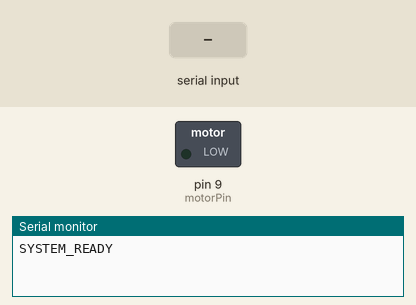
Recording of a sketch running on a simulated Arduino Uno, built with avr-gcc and run on an emulated ATmega328P. Parts: switched loads named in the sketch (green lamp = pin HIGH), the last lines printed to the serial monitor. Inputs (shaded band) come from the test bench.

Above: at 1.2 s.
1.3 s: "GO\n" received over Serial
At 2.4 s:
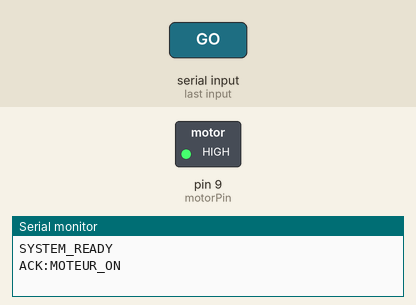
2.8 s: "STOP\n" received over Serial
At 3.6 s:
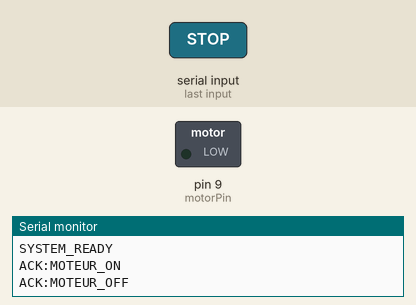
Timing chart, 0 to 5.8 s (numbered marks = the images above; inputs shaded):
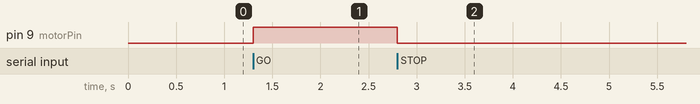

The sketch:

robot_slave.ino
```cpp
#include <Arduino.h>
#include <Wire.h>
#include <VL53L1X.h>
#include <Adafruit_MPU6050.h>
#include <Adafruit_Sensor.h>

const int motorPin = 9;
VL53L1X lidar;
Adafruit_MPU6050 mpu;
String inputString = "";

void setup() {
  Serial.begin(115200);
  pinMode(motorPin, OUTPUT);

  Wire.begin();
  Wire.setClock(100000);

  // Initialisation silencieuse
  lidar.init();
  lidar.setDistanceMode(VL53L1X::Long);
  lidar.startContinuous(50);

  mpu.begin();
  mpu.setAccelerometerRange(MPU6050_RANGE_2_G);

  // Le signal que Python attend pour savoir que tout est OK
  Serial.println("SYSTEM_READY");
}

void loop() {
  while (Serial.available()) {
    char inChar = (char)Serial.read();
    if (inChar == '\n' || inChar == '\r') {
      inputString.trim();

      if (inputString == "GO") {
        digitalWrite(motorPin, HIGH);
        Serial.println("ACK:MOTEUR_ON");
      }
      else if (inputString == "STOP" || inputString == "QUIT") {
        digitalWrite(motorPin, LOW);
        Serial.println("ACK:MOTEUR_OFF");
      }
      else if (inputString == "DATA") {
        // --- On génère la ligne CSV ---
        int d = lidar.read();
        sensors_event_t a, g, t;
        mpu.getEvent(&a, &g, &t);

        // Format : Temps, Distance, AccX, AccY, AccZ
        Serial.print(millis()); Serial.print(",");
        Serial.print(d);        Serial.print(",");
        Serial.print(a.acceleration.x, 2); Serial.print(",");
        Serial.print(a.acceleration.y, 2); Serial.print(",");
        Serial.println(a.acceleration.z, 2);
      }
      inputString = "";
    } else {
      inputString += inChar;
    }
  }
}
```

Measured:
- after the input at 1.3 s, pin 9 (motorPin): LOW → HIGH at once
- after the input at 2.8 s, pin 9 (motorPin): HIGH → LOW at once
